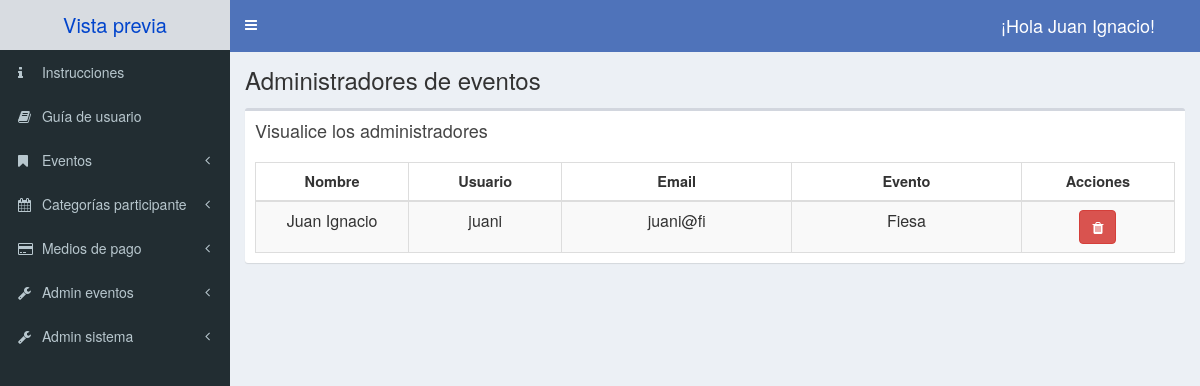
The app's page /admin/lista-admin.php (signed in) with its own data.
### tables this page shows
CREATE TABLE administrador(
    id_admin int NOT NULL AUTO_INCREMENT,
    usuario varchar(50) NOT NULL UNIQUE,
    clave varchar(255) NOT NULL,
    email varchar(50) NOT NULL,
    nombre varchar(50) NOT NULL,
    apellido varchar(50) NOT NULL,
    permiso TINYINT NOT NULL,
    PRIMARY KEY(id_admin)
);

CREATE TABLE evento(
    id_evento int NOT NULL AUTO_INCREMENT,
    nombre varchar(200) NOT NULL,
    fecha_inicio DATE NOT NULL,
    fecha_fin DATE NOT NULL,
    inscriptos int not NULL,
    acreditados int not NULL,
    estado TINYINT NOT null,
    organizador varchar(100) not null,
    limite int(8) UNSIGNED not NULL,
    ubicacion varchar(30) NOT NULL,
    descripcion varchar(1000) NOT NULL,
    imagen varchar(50) not null,
    info_pago varchar(30) not null,
    PRIMARY KEY(id_evento)
);

### admin/lista-admin.php (the view, shortened to what this page needs)
<?php
include_once 'templates/header.php';
$permiso = $_SESSION['permiso'];
?>
<body class="hold-transition skin-blue sidebar-mini">
  <div class="wrapper">
    <?php
    include_once 'templates/barra.php';
    ?>
    <?php
    include_once 'templates/navegacion.php';
    ?>
    <div class="content-wrapper">
      <section class="content-header">
        <?php
        if ($permiso) {
        ?>
          <h1>
            Administradores de eventos
          </h1>
        <?php
        } else {
        ?>
          <h1>
            Administradores del evento
          </h1>
        <?php
        }
        ?>
      </section>
      <section class="content">
        <div class="row centrar-contenido">
          <div class="col-xs-12">
            <div class="box">
              <div class="box-header">
                <h3 class="box-title">Visualice los administradores</h3>
              </div>
              <div class="box-body table-responsive">
                <table id="registros" class="table table-bordered table-striped text-center">
                  <thead>
                    <tr>
                      <th class="col-xs-2">Nombre</th>
                      <th class="col-xs-2">Usuario</th>
                      <th class="col-xs-3">Email</th>
                      <?php
                      if ($permiso) {
                      ?>
                        <th class="col-xs-3">Evento</th>
                        <th class="col-xs-2">Acciones</th>
                      <?php
                      }
                      ?>
                    </tr>
                  </thead>
                  <tbody>
                    <?php
                    try {
                      include_once 'funciones/funciones.php';
                      if ($permiso) {
                        $sql = "
                    SELECT a.id_admin, a.nombre, a.usuario, a.email
                    FROM administrador a
                    WHERE a.permiso=0
                    ORDER BY a.nombre";
                      } else {
                        $sql = "
                    SELECT a.id_admin, a.nombre, a.usuario, a.email
                    FROM administrador a
                    WHERE a.id_admin IN (SELECT a.id_admin FROM administrado a WHERE id_evento=" . $_SESSION['id_evento'] . ")
                    ORDER BY a.nombre";
                      }
                      $tuplas = $db->query($sql);
                    } catch (Exception $e) {
                      echo "Error: " . $e->getMessage();
                    }
                    while ($admin = $tuplas->fetch_assoc()) {
                      if ($permiso) {
                        $sql_e = "
                    SELECT e.nombre
                    FROM evento e
                    WHERE e.id_evento=(SELECT a.id_evento FROM administrado a WHERE a.id_admin='" .  $admin['id_admin']  . "')";
                        $tupla_e = $db->query($sql_e);
                        $evento = $tupla_e->fetch_assoc();
                      }
                    ?>
                      <tr>
                        <td><?php echo $admin['nombre']; ?></td>
                        <td> <?php echo $admin['usuario']; ?></td>
                        <td> <?php echo $admin['email']; ?></td>
                        <?php
                        if ($permiso) {
                        ?>
                          <td> <?php echo $evento['nombre']; ?></td>
                          <td>
                            <a href="#" data-id="<?php echo $admin['id_admin']; ?>" data-tipo="admin" url="control-admin.php" class="borrar-registro">
                              <button type="button" class="btn  btn-danger"><i class="fa fa-trash"></i></button>
                            </a>
                          </td>
                        <?php
                        }
                        ?>
                      </tr>
                    <?php
                    }
                    ?>
                </table>
              </div>
            </div>
          </div>
        </div>
      </section>
    </div>
    <?php
    include_once 'templates/footer.php';
    ?>

### admin/css/admin.css (style rules this page uses)
h1 { font-size: 30px; }
h3 { font-size: 20px; }
table td { font-size: 16px; }
table th { font-size: 14.5px; }
td .btn { margin-top: 0px; }
.centrar-contenido { display: flex; justify-content: center; }
#dtHorizontalVerticalExample th, td { white-space: nowrap; }
button i { margin-right: 1rem; }
i.fa-trash { margin-right: 0; }

### records on screen
administrador: nombre "Juan Ignacio", usuario "juani", email "juani@fi", evento.nombre "Fiesa"

### other values on screen
$_SESSION['nombre'] "Juan Ignacio"
